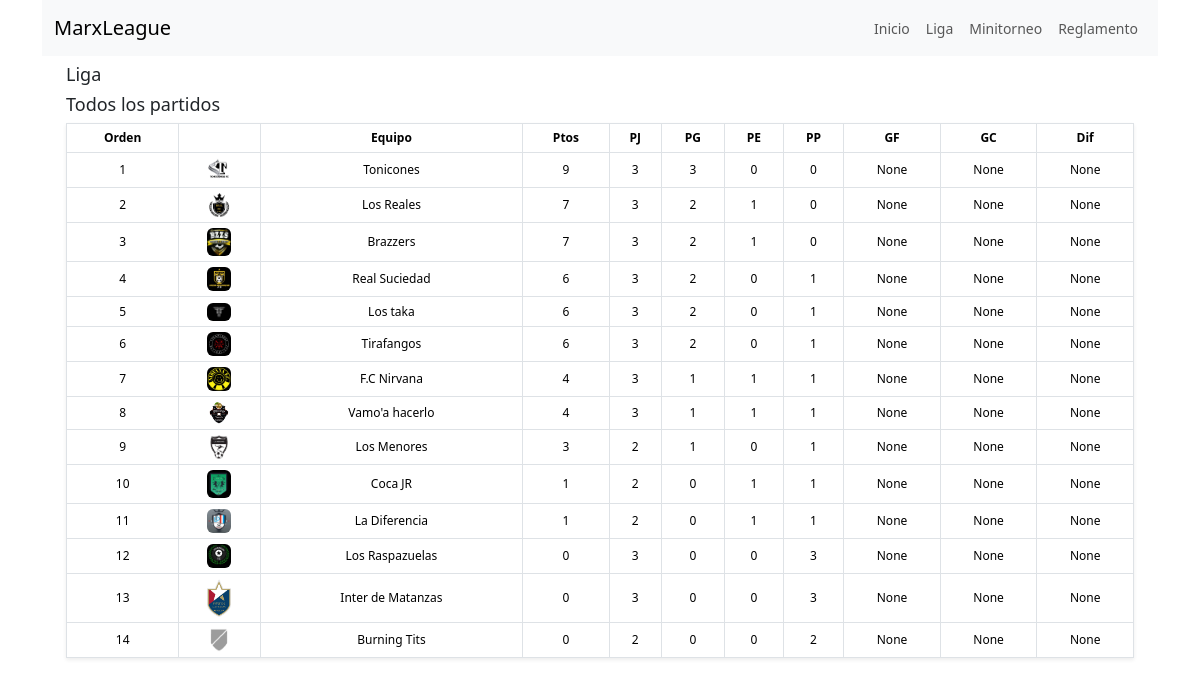
The page /standing/liga on the database as committed earlier.
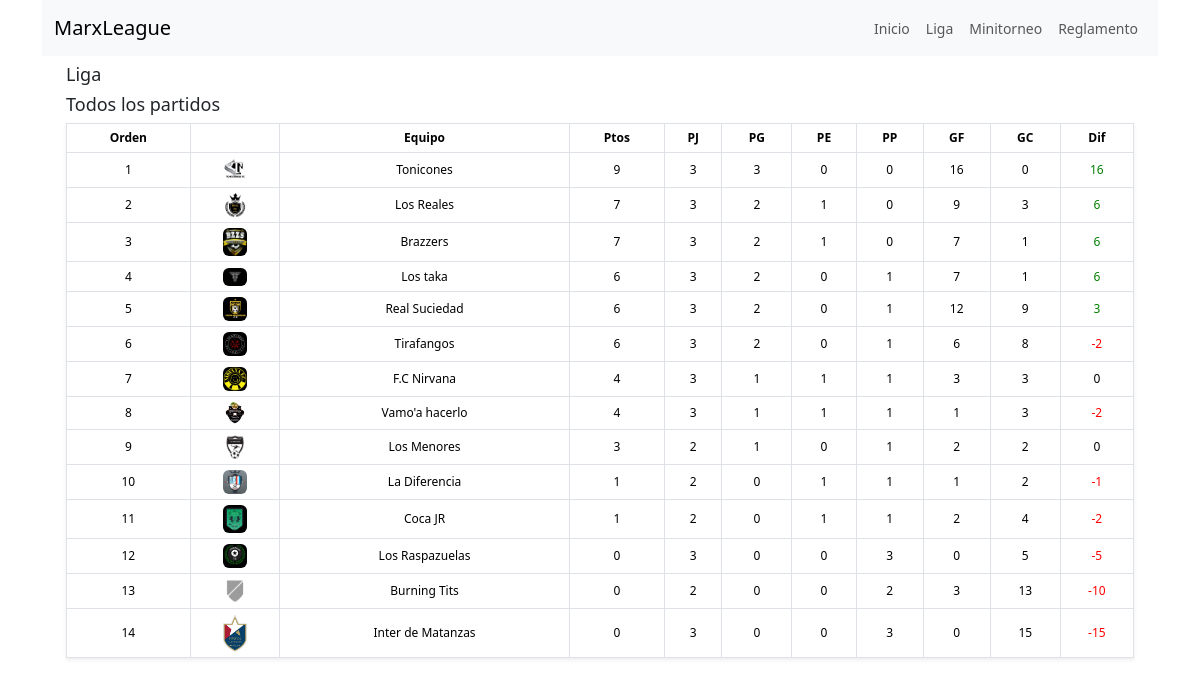
The same page on the database as committed later.
### futbol/models/standing.py (models this page shows, shortened)
class Standing(models.Model):
    name = models.CharField(max_length=100, unique=True, null=True, blank=True)
    league = models.ForeignKey(
        League,
        on_delete=models.SET_NULL,
        null=True,
        blank=True,
    )
    team = models.ForeignKey(
        Team,
        on_delete=models.SET_NULL,
        null=True,
        blank=True,
    )
    pos = models.IntegerField(null=True, blank=True)
    pj = models.IntegerField(null=True, blank=True)
    pg = models.IntegerField(null=True, blank=True)
    pe = models.IntegerField(null=True, blank=True)
    pp = models.IntegerField(null=True, blank=True)
    pts = models.IntegerField(null=True, blank=True)
    gf = models.IntegerField(null=True, blank=True)
    gc = models.IntegerField(null=True, blank=True)
    gdif = models.IntegerField(null=True, blank=True)

### futbol/models/team.py (models this page shows)
class Team(models.Model):
    name = models.CharField(max_length=100, unique=True, null=True, blank=True)
    slug = models.SlugField(max_length=100, unique=True, blank=True, null=True)
    grade = models.CharField(max_length=50, null=True, blank=True)
    abbrev = models.CharField(max_length=3, null=True, blank=True)
    imagen = models.CharField(max_length=3, null=True, blank=True)
    def __str__(self):
        return self.name

### futbol/views/pages/standings_menu_option_page.py (the view)
# urls.py: path("standing/<slug:league_slug>", StandingsMenuOptionPageView.as_view(), name="standing_page"),
class StandingsMenuOptionPageView(TemplateView):
    template_name = "pages/standings_menu_option_page.html"
    def get_context_data(self, **kwargs):
        context = super().get_context_data(**kwargs)
        league = League.objects.get(slug=self.kwargs.get('league_slug'))
        standing_view = StandingView(**kwargs)
        standing_context = standing_view.get_context_data(request=self.request, league_slug=self.kwargs.get('league_slug'))
        standing_view = render_to_string(standing_view.template_name, standing_context)
        context['standing_view'] = standing_view
        context['league'] = league
        return context

### futbol/views/views/standing_view.py (called while the page is built)
    def get_context_data(self, **kwargs):
        context = super().get_context_data(**kwargs)
        standings = Standing.objects.all()
        if 'league_slug' in kwargs:
            league = League.objects.get(slug=kwargs.get('league_slug'))
            context['league'] = league
        standings = standings.order_by('-pts', '-gdif')
        if 'limit' in kwargs:  # limit
            standings = standings[:kwargs.get('limit')]
        context['standings'] = standings
        return context

### futbol/templates/views/standing_view.html
{% load static %}
<table class="table table-bordered table-condensed shadow-sm">
  <thead>
    <tr>
      <th class="text-center">Orden</th>
      <th class="text-center"></th>
      <th class="text-center">Equipo</th>
      <th class="text-center">Ptos</th>
      <th class="text-center">PJ</th>
      <th class="text-center">PG</th>
      <th class="text-center">PE</th>
      <th class="text-center">PP</th>
      <th class="text-center">GF</th>
      <th class="text-center">GC</th>
      <th class="text-center">Dif</th>
    </tr>
  </thead>
  <tbody>
    {% for standing in standings %}
      <tr {% if forloop.counter <= 8 %}style="background-color: #ADD8E6;"{% endif %}>
        <td class="text-center align-middle" >{{ forloop.counter }}</td>
        <td class="text-center align-middle">
          <img style="height: 24; width: 24px" src="{% static 'futbol/images/logos/' %}{{ standing.team.imagen|default:'na' }}.png" class="rounded" alt="Logo" />
        </td>
        <td class="text-center align-middle">{{ standing.team }}</td>
        <td class="text-center align-middle">{{ standing.pts }}</td>
        <td class="text-center align-middle">{{ standing.pj }}</td>
        <td class="text-center align-middle">{{ standing.pg }}</td>
        <td class="text-center align-middle">{{ standing.pe }}</td>
        <td class="text-center align-middle">{{ standing.pp }}</td>
        <td class="text-center align-middle">{{ standing.gf }}</td>
        <td class="text-center align-middle">{{ standing.gc }}</td>
        <td class="text-center align-middle" style="color: {% if standing.gdif < 0 %}red{% elif standing.gdif > 0 %}green{% endif %}">
          {{ standing.gdif }}
        </td>
      </tr>
    {% endfor %}
  </tbody>
</table>

Rows that differ between the two databases and show on the page:
changed Standing "Tonicones": gf "None" → "16"; gc "None" → "0"; gdif "None" → "16"
changed Standing "Los Reales": gf "None" → "9"; gc "None" → "3"; gdif "None" → "6"
changed Standing "Brazzers": gf "None" → "7"; gc "None" → "1"; gdif "None" → "6"
changed Standing "Los taka": gf "None" → "7"; gc "None" → "1"; gdif "None" → "6"; moves up the list
changed Standing "Real Suciedad": gf "None" → "12"; gc "None" → "9"; gdif "None" → "3"
changed Standing "Tirafangos": gf "None" → "6"; gc "None" → "8"; gdif "None" → "-2"
changed Standing "F.C Nirvana": gf "None" → "3"; gc "None" → "3"; gdif "None" → "0"
changed Standing "Vamo'a hacerlo": gf "None" → "1"; gc "None" → "3"; gdif "None" → "-2"
changed Standing "Los Menores": gf "None" → "2"; gc "None" → "2"; gdif "None" → "0"
changed Standing "La Diferencia": gf "None" → "1"; gc "None" → "2"; gdif "None" → "-1"; moves up the list
changed Standing "Coca JR": gf "None" → "2"; gc "None" → "4"; gdif "None" → "-2"
changed Standing "Los Raspazuelas": gf "None" → "0"; gc "None" → "5"; gdif "None" → "-5"
changed Standing "Burning Tits": gf "None" → "3"; gc "None" → "13"; gdif "None" → "-10"; moves up the list
changed Standing "Inter de Matanzas": gf "None" → "0"; gc "None" → "15"; gdif "None" → "-15"
